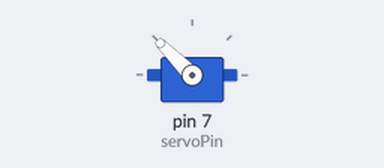
Recording of a sketch running on a simulated Arduino Uno, built with avr-gcc and run on an emulated ATmega328P. Parts: servo.

Above: at 0.05 s.
At 2.35 s:
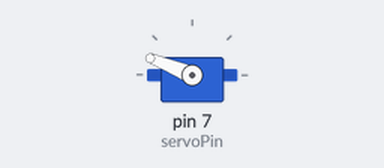
At 4.6 s:
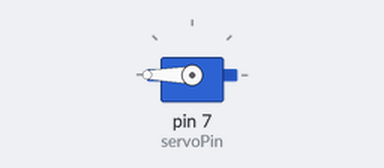
At 36.6 s:
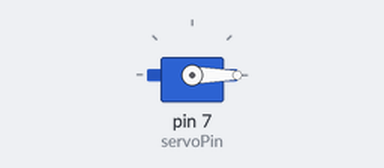
Timing chart, 0 to 38.1 s (numbered marks = the images above):
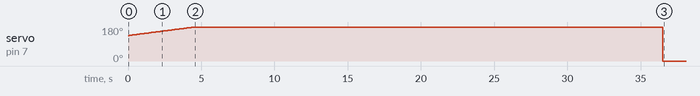

Measured:
- by itself, servo on pin 7 (servoPin): rises from 135° to 180° in 4.4 s, then falls to 0° in 32.0 s

The sketch:

ServoStep.ino
```cpp
#include <Servo.h>

const int servoPin = 7;

Servo servo;

void setup()
{
  servo.attach(servoPin);
}

int counter = 135;

void loop()
{
  servo.write(counter);
  //if(counter == 180)
  //    counter = 90;
  //else if(counter == 90)
  //    counter = 90;
  //else
      counter++;
  delay(100);
}
```
